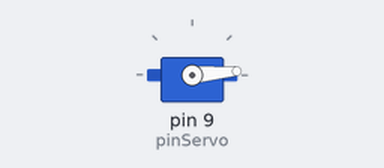
This sketch was run on a simulated Arduino Uno, built with avr-gcc and run on an emulated ATmega328P. On the bench: servo.

Above: at 1.18 s.
At 5.6 s:
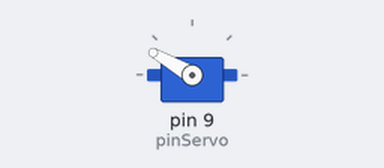
At 20.16 s:
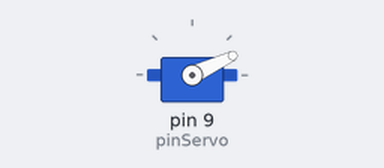
At 37.4 s:
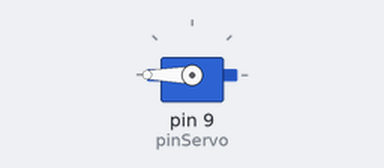
Timing chart, 0 to 38.9 s (numbered marks = the images above):
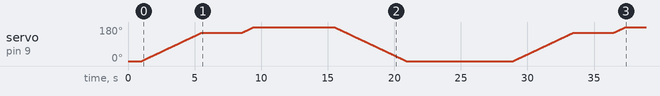

The sketch:

ejemplo3_ino.ino
```cpp
#include <Servo.h>

// Crear objeto del servomotor
Servo miServo;

// Configuración
const int pinServo = 9;
const int velocidad = 30; // Milisegundos por grado

// Función para mover el servo lentamente
void moverLento(int posicionInicial, int posicionFinal) {

  if (posicionInicial < posicionFinal) {
    for (int angulo = posicionInicial;
         angulo <= posicionFinal; angulo++) {

      miServo.write(angulo);
      delay(velocidad);
    }
  }
  else {
    for (int angulo = posicionInicial;
         angulo >= posicionFinal; angulo--) {

      miServo.write(angulo);
      delay(velocidad);
    }
  }
}

void setup() {
  miServo.attach(pinServo);

  // Posición inicial
  miServo.write(0);
  delay(1000);
}

void loop() {
//==========================================================
// ES PARA DOS PRODUCTOS


  //Posición 1: caida del primer producto
  moverLento(0, 150);
  delay(3000);


  //Posición 2: caida del segundo  producto
  moverLento(150, 180);
  delay(6000);


  //Posición 3: en la canaleta vulve a ingresar los dos productos
  moverLento(180, 0);
  delay(8000);
}
```
